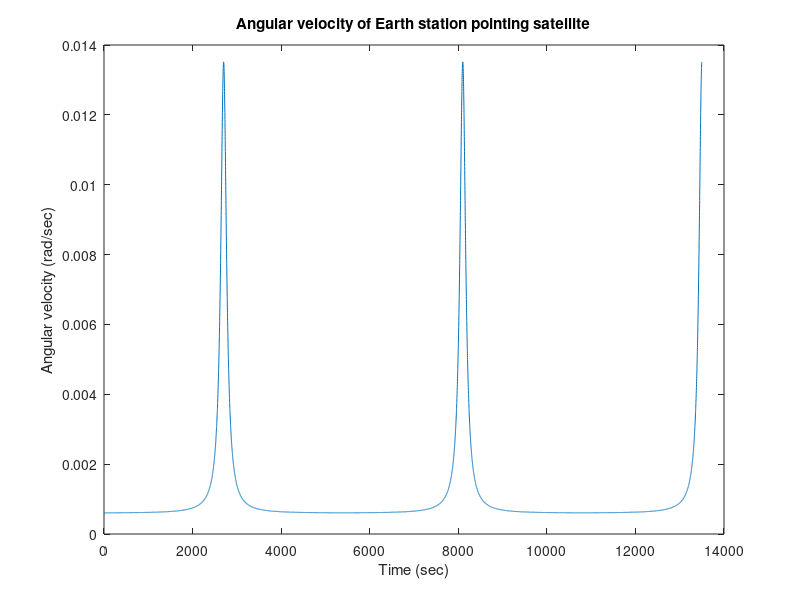
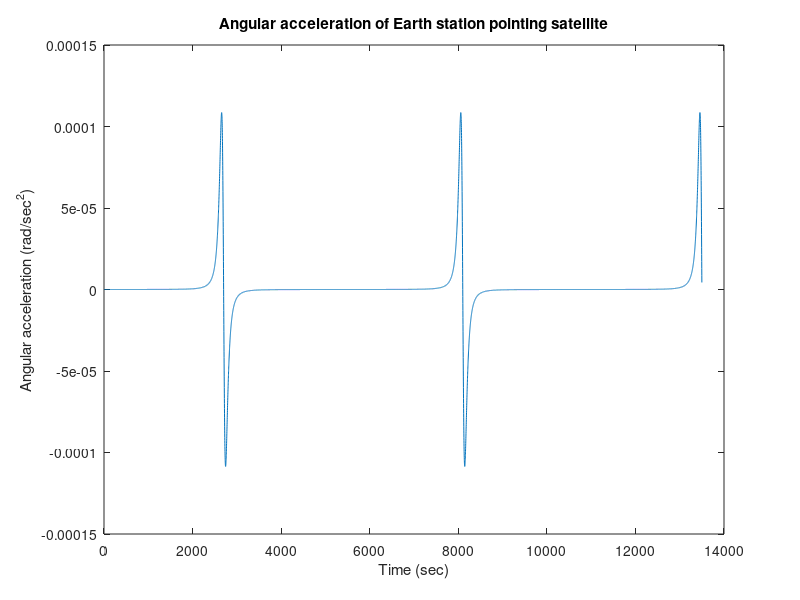

MATLAB code to generate these figures, in order:
clear all; close all;

StationLocation = [0; 6371];
t = 0:1:5400;
orbitOmega = -2*pi/5400;
SatelliteLocation = [sin(orbitOmega*t); cos(orbitOmega*t)]*6971;

displacement = SatelliteLocation - StationLocation;

orientation = zeros(length(t),1);

for i = 1:length(t)
    orientation(i) = atan2(displacement(2,i),displacement(1,i)) + pi;    
end

swap = t >= 360;
orientation = orientation + 2*pi*swap';
% orientation = [orientation; orientation; orientation]


omega = diff(orientation);
omega = [omega;omega;omega];

omega = omega(2700:end);

figure
plot(omega)
title("Angular velocity of Earth station pointing satellite")
xlabel("Time (sec)")
ylabel("Angular velocity (rad/sec)")

figure
plot(diff(omega))
title("Angular acceleration of Earth station pointing satellite")
xlabel("Time (sec)")
ylabel("Angular acceleration (rad/sec^2)")

Ix = 0.0017;
Iy = 0.0022;
Iz = Iy;

I = [Ix Iy Iz];
torqueMax = max(I) * max(diff(omega))